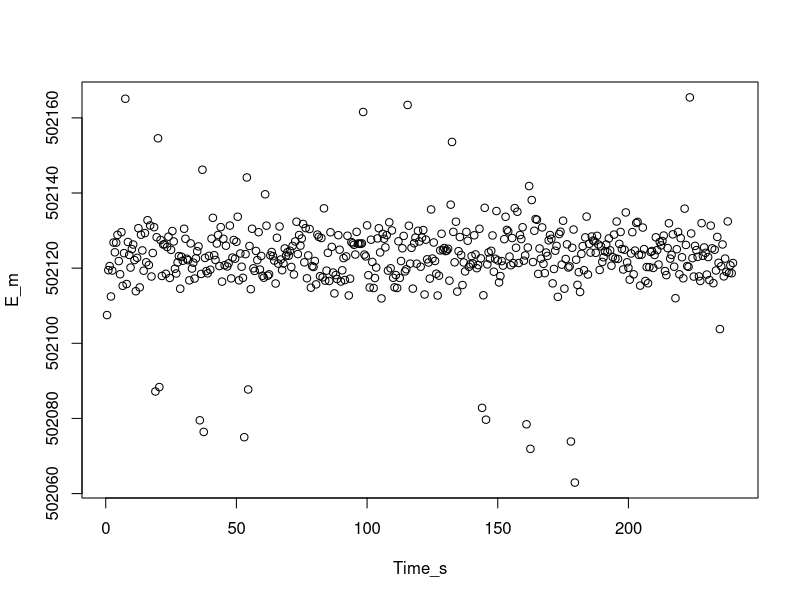
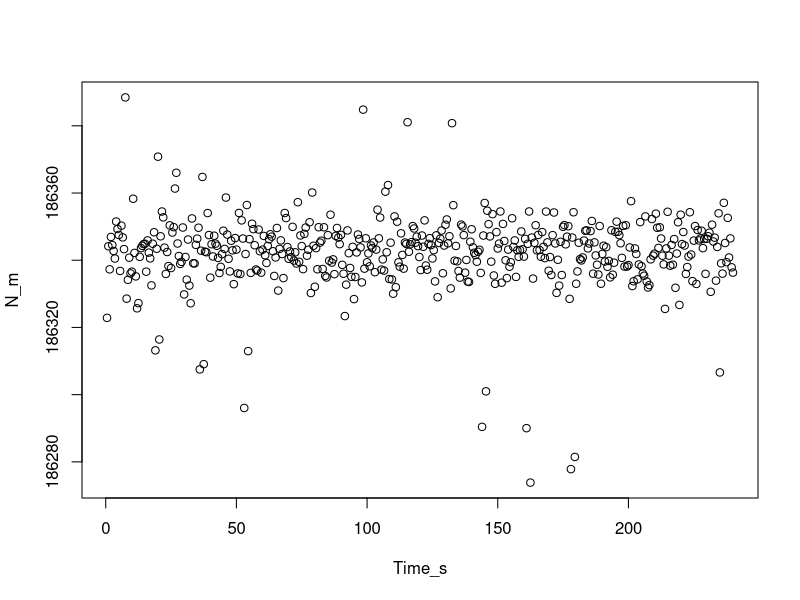

Generate these figures, in order, with R:
# COURSEWORK 1 - ANALYTICAL AND NUMERICAL METHODS 

# Libraries----
library(tidyverse)  # for data wrangling
library(ggthemes)   # for a mapping theme

# checking the wd 
getwd()

# Importing the data----
my_data <- read.csv("Analytical and numerical methods/coursework 1/my_data_aanm_c1.csv")
str(my_data)

# Should I split it into two datasets (one with time and northings and one with T and eastings)

# splitting datasets for northings and eastings and renaming the columns so is more legible

northings <- my_data %>% 
  dplyr::select(- E..m.) %>% 
  rename(Time_s = Time..s., N_m =N..m.)

eastings <- my_data %>% 
  dplyr::select(- N..m.) %>% 
  rename(Time_s = Time..s., E_m =E..m.)

# Finding outliers----

#we are plotting the distribution of 
  #the data because it might be useful to visually identify the outliers
plot(eastings)
plot(northings)











